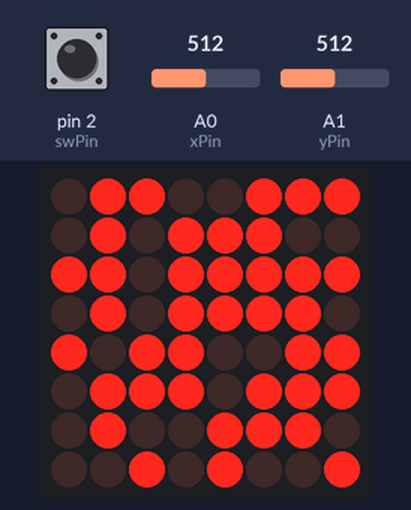
Bench run of a sketch on a simulated Arduino Uno, built with avr-gcc and run on an emulated ATmega328P. Parts: 8×8 LED matrix. The inputs (shaded band) are chosen by the test bench; at power-on: A0 (xPin) = 512, pin 2 (swPin) HIGH, A1 (yPin) = 512. Random numbers use the default seed unless the sketch sets one.

Above: at 1.2 s.
1.3 s: A0 (xPin) set to 207
2.9 s: A0 (xPin) set to 191
At 4.7 s:
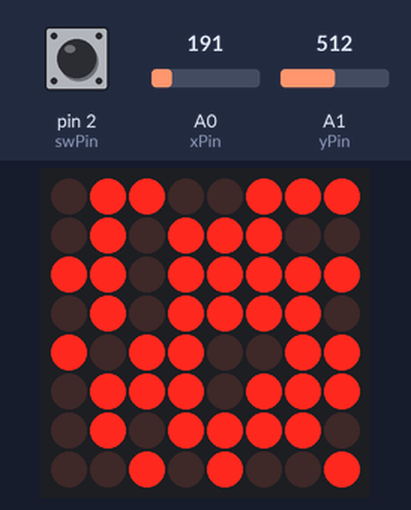
5.9 s: pin 2 (swPin) pulled LOW for 0.15 s
At 6.5 s:
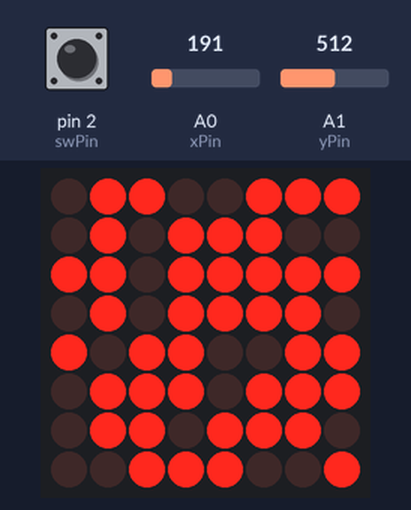
6.6 s: A1 (yPin) set to 190
At 8.9 s:
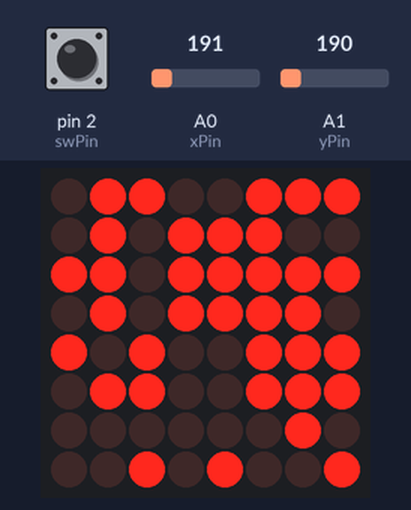
9.2 s: pin 2 (swPin) pulled LOW for 1 s
At 11.1 s:
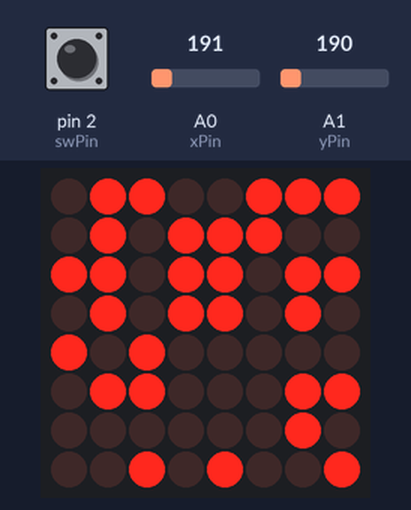
12.0 s: A1 (yPin) set to 210
At 13.1 s:
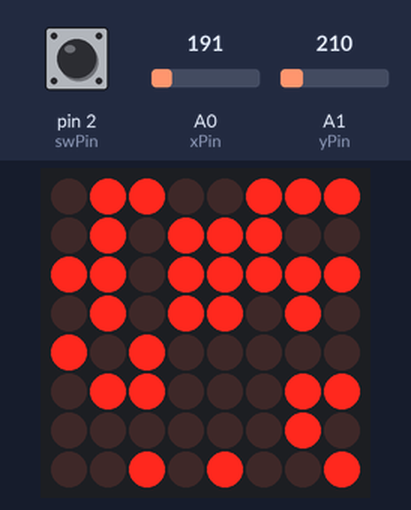
Timing chart, 0 to 15.0 s (numbered marks = the images above; inputs shaded):
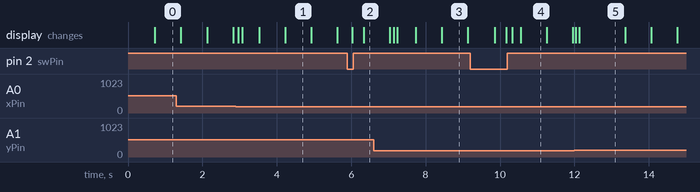

Measured:
- the behaviour switches between 200 and 199 on A0 (xPin) (found by bisection; images 0 and 1)
- what the display in image 1 shows lasts 0.7 s, from 4.2 s to 4.9 s
- what the display in image 5 shows lasts 1.3 s, from 12.1 s to 13.4 s

The sketch:

homework7.ino
```cpp
#include "LedControl.h"
//ANIMATON LOGIC IS IMPLEMENTED WITH CHATGPT!
const int dinPin = 12;
const int clockPin = 11;
const int loadPin = 10;
const int xPin = A0;
const int yPin = A1;
const int swPin = 2;
byte swState = LOW;
byte reading = HIGH;
byte lastReading = HIGH;
unsigned int lastDebounceTime = 0;
unsigned int debounceDelay = 100;
int playerVisible = true;
// bool bombVisible = false;
const unsigned long playerBlinkInterval = 700;
unsigned long lastPlayerBlinkTime = 0;
bool startGame = true;
int wallCount = 0;
bool animationPlayed = false;
bool isShooting = false;
unsigned long shootingStartTime = 0;
const unsigned long shootingDuration = 1000;
const unsigned long shootingBlinkInterval = 100;
unsigned long highscore = 0;


unsigned long gameStartTime = 0;

LedControl lc = LedControl(dinPin, clockPin, loadPin, 1);

const byte matrixSize = 8;

byte xPos = 0;
byte yPos = 0;
byte xLastPos = 0;
byte yLastPos = 0;


const int minThreshold = 200;
const int maxThreshold = 600;
const byte moveInterval = 100;
unsigned long long lastMoved = 0;
bool matrixChanged = true;

byte matrix[matrixSize][matrixSize] = {
  { 0, 0, 0, 0, 0, 0, 0, 0 },
  { 0, 0, 0, 0, 0, 0, 0, 0 },
  { 0, 0, 0, 0, 0, 0, 0, 0 },
  { 0, 0, 0, 0, 0, 0, 0, 0 },
  { 0, 0, 0, 0, 0, 0, 0, 0 },
  { 0, 0, 0, 0, 0, 0, 0, 0 },
  { 0, 0, 0, 0, 0, 0, 0, 0 },
  { 0, 0, 0, 0, 0, 0, 0, 0 }
};

void setup() {
  Serial.begin(9600);
  lc.shutdown(0, false);
  lc.setIntensity(0, 4);
  lc.clearDisplay(0);
  pinMode(swPin,INPUT_PULLUP);
  generateWalls();
  spawnPlayer();
}

void loop() {
  if (startGame) {
    game();
  } else {

  }
}


void checkAnimation() {
  if(animationPlayed) {
    return;
  }

  wallCount = 0;
  int playerCount = 0;

  for (int col = 0; col < matrixSize; col++) {
    for (int row = 0; row < matrixSize; row++) {
      if (matrix[row][col] == 1) {
        wallCount++;
      }
      if (matrix[row][col] == 2) {
        playerCount++;
      }
    }
  }

  // Trigger animation only if conditions are met and it has not been played before
  if (wallCount == 0 && playerCount == 1 && !animationPlayed) {
    clearMatrix();
    updateMatrix();
    printScore();
    displaySpiralAnimation();
  }
}

void resetGame() {
  // Clear the matrix and reset all variables to initial state
  clearMatrix();
  generateWalls();
  spawnPlayer();
  wallCount = 0;
  isShooting = false;
  animationPlayed = false;
  startGame = true;
}


void clearMatrix() {
  for (int row = 0; row < matrixSize; row++) {
    for (int col = 0; col < matrixSize; col++) {
      matrix[row][col] = 0;
    }
  }
}


void displaySpiralAnimation() {
  int startRow = 0, startCol = 0;
  int endRow = matrixSize - 1, endCol = matrixSize - 1;

  while (startRow <= endRow && startCol <= endCol) {

    for (int i = startCol; i <= endCol; i++) {
      setLedAndDelay(startRow, i, true);
    }
    startRow++;

    // Right column
    for (int i = startRow; i <= endRow; i++) {
      setLedAndDelay(i, endCol, true);
    }
    endCol--;

    // Bottom row
    if (startRow <= endRow) {
      for (int i = endCol; i >= startCol; i--) {
        setLedAndDelay(endRow, i, true);
      }
      endRow--;
    }

    // Left column
    if (startCol <= endCol) {
      for (int i = endRow; i >= startRow; i--) {
        setLedAndDelay(i, startCol, true);
      }
      startCol++;
    }
  }
  resetGame();
}

void setLedAndDelay(int row, int col, bool state) {
  lc.setLed(0, row, col, state);
  delay(100);
}


void game(){

  if(!startGame){
    return;
  }

  if (gameStartTime == 0) {
    gameStartTime = millis();
  }

    if (millis() - lastMoved > moveInterval) {
    updatePositions();
    lastMoved = millis();
  }


  if (millis() - lastPlayerBlinkTime > playerBlinkInterval) {
  playerVisible = !playerVisible;
  lastPlayerBlinkTime = millis();
  matrix[xPos][yPos] = playerVisible ? 2 : 0;
  matrixChanged = true;
  }

  buttonPress();


  if (isShooting) {
    unsigned long currentTime = millis();
    if (currentTime - shootingStartTime < shootingDuration) {
      if ((currentTime - shootingStartTime) / shootingBlinkInterval % 2 == 0) {
        setBombs(5);
      } else {
        setBombs(0);
      }
    } else {
      setBombs(0);
      isShooting = false;
      clearBombs();
    }
  }

  if (matrixChanged) {
    updateMatrix();
    matrixChanged = false;
  }

  checkAnimation();

}


void clearBombs() {
  for (int row = 0; row < matrixSize; row++) {
    for (int col = 0; col < matrixSize; col++) {
      if (matrix[row][col] == 5) {
        matrix[row][col] = 0;
      }
    }
  }
  matrixChanged = true;
}


void updateMatrix() {
  for (int row = 0; row < matrixSize; row++) {
    for (int col = 0; col < matrixSize; col++) {
      lc.setLed(0, row, col, matrix[row][col] > 0);
      lc.setIntensity(0, matrix[row][col]);
    }
  }
}

void generateWalls(){
  randomSeed(analogRead(0));

  for(int row = 0; row < matrixSize; row++){
    for(int col = 0; col < matrixSize; col++){
      if(random(100) < 65){
        matrix[row][col] = 1;
      }
    }
  }

}

void buttonPress(){
  reading = digitalRead(swPin);
  if(reading != lastReading){
    lastDebounceTime = millis();
  }
  if((millis() - lastDebounceTime) > debounceDelay){

    if(reading != swState){
      swState = reading;
    }

    if(swState == LOW){
      shoot();
    }
  }
  lastReading = reading;
}

void shoot() {
  if (!isShooting) {
    isShooting = true;
    shootingStartTime = millis();

    setBombs(5);
  }
}

void setBombs(byte state) {
  for (int row = 0; row < matrixSize; row++) {
    for (int col = 0; col < matrixSize; col++) {
      if (matrix[row][col] == 2) {
        if (row > 1) matrix[row-2][col] = state;
        if (row > 0) matrix[row-1][col] = state;
        if (col > 1) matrix[row][col-2] = state;
        if (col > 0) matrix[row][col-1] = state;
        if (row < matrixSize-2) matrix[row+2][col] = state;
        if (row < matrixSize-1) matrix[row+1][col] = state;
        if (col < matrixSize-2) matrix[row][col+2] = state;
        if (col < matrixSize-1) matrix[row][col+1] = state;
      }
    }
  }
  matrixChanged = true;
}

void printScore() {
  unsigned long timeTaken = millis() - gameStartTime;

  // Larger this value, higher the maximum potential score
  unsigned long scoreBase = 1000000;

  // Calculate score
  unsigned long score = scoreBase / timeTaken;

  Serial.print("Your score is: ");
  Serial.println(score);

  gameStartTime = 0;
}


void spawnPlayer() {
  bool playerSpawned = false;
  randomSeed(analogRead(0));

  while (!playerSpawned) {
    byte randomX = random(matrixSize);
    byte randomY = random(matrixSize);

    if (matrix[randomX][randomY] == 0) {
      xPos = randomX;
      yPos = randomY;
      matrix[xPos][yPos] = 2;
      playerSpawned = true;
    }
  }
}

void updatePositions() {
  int xValue = analogRead(xPin);
  int yValue = analogRead(yPin);

   if (isShooting) {
    return;
  }

  xLastPos = xPos;
  yLastPos = yPos;

  if (xValue < minThreshold) {
        if (xPos > 0) {
      --xPos;
    } else {
      xPos = matrixSize - 1;
    }
  }

  if (xValue > maxThreshold) {
      if (xPos < matrixSize - 1) {
      ++xPos;
    } else {
      xPos = 0;
    }
  }

  if (yValue < minThreshold) {
    if (yPos < matrixSize - 1) {
      ++yPos;
    } else {
      yPos = 0;
    }
  }

  if (yValue > maxThreshold) {
    if (yPos > 0) {
      --yPos;
    } else {
      yPos = matrixSize - 1;
    }
  }
  if(matrix[xPos][yPos] == 1){

    xPos = xLastPos;
    yPos = yLastPos;

  }else{
      if (xPos != xLastPos || yPos != yLastPos) {
    matrixChanged = true;
    matrix[xLastPos][yLastPos] = 0;
    matrix[xPos][yPos] = 2;  // Set the brightness for the LED at the new position
  }

  }
}
```
